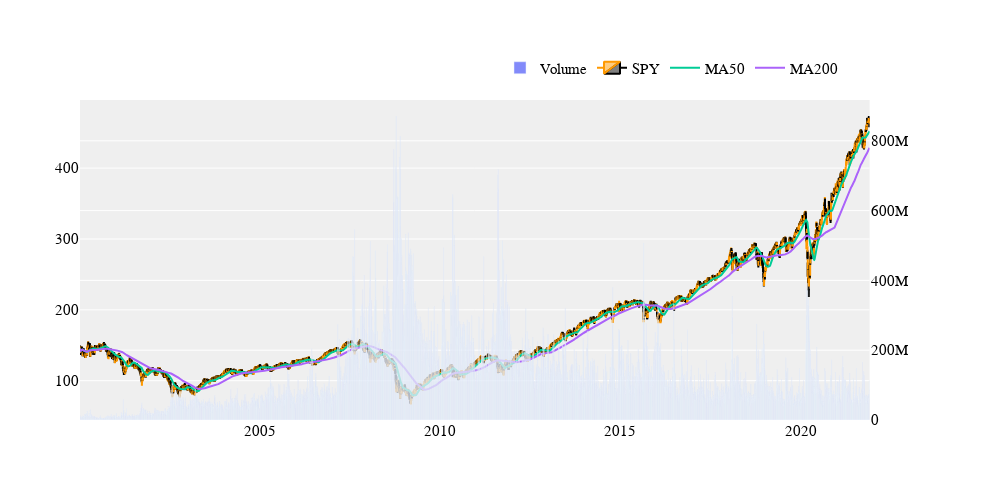

Notebook cell for this chart:
### Code cell
# Get 20 year from yesterday
#start_date = datetime.date.today() - relativedelta(days=1) - relativedelta(years=20) 
start_date = datetime.datetime(2000,1,1)

# Load data
ticker = 'spy'
stock = Stock(ticker, start_date)
stock.draw_price_candlestick(50, 200)

# Split data
stock.split_data(0.8)

# Process data
stock.process_data()

### Figure 1 — Plotly figure (JSON) as saved in the notebook; plotly's stock layout.template omitted (floating-point values rounded to 4 significant figures; data arrays with more than 128 entries replaced by an {"elided": "..."} marker saying what was removed)
{"data": [{"name": "Volume", "opacity": 0.8, "type": "bar", "x": {"elided": "5513 str values"}, "xaxis": "x", "y": {"elided": "5513 int values"}, "yaxis": "y2"}, {"close": {"elided": "5513 float values"}, "decreasing": {"line": {"color": "black"}}, "high": {"elided": "5513 float values"}, "increasing": {"line": {"color": "#ff9900"}}, "low": {"elided": "5513 float values"}, "name": "SPY", "open": {"elided": "5513 float values"}, "showlegend": true, "type": "candlestick", "x": {"elided": "5513 str values"}, "xaxis": "x", "yaxis": "y"}, {"name": "MA50", "type": "scatter", "x": {"elided": "5513 str values"}, "xaxis": "x", "y": {"elided": "5513 float values"}, "yaxis": "y"}, {"name": "MA200", "type": "scatter", "x": {"elided": "5513 str values"}, "xaxis": "x", "y": {"elided": "5513 float values"}, "yaxis": "y"}], "layout": {"font": {"color": "#000000", "family": "Monospace", "size": 15}, "height": 500, "hoverlabel": {"font": {"size": 10}}, "hovermode": "x", "legend": {"orientation": "h", "x": 0.5, "xanchor": "left", "y": 1.1, "yanchor": "middle"}, "plot_bgcolor": "#efefef", "width": 1000, "xaxis": {"anchor": "y", "domain": [0, 0.94], "rangeslider": {"visible": false}}, "yaxis": {"anchor": "x", "domain": [0, 1]}, "yaxis2": {"anchor": "x", "overlaying": "y", "side": "right"}}}
